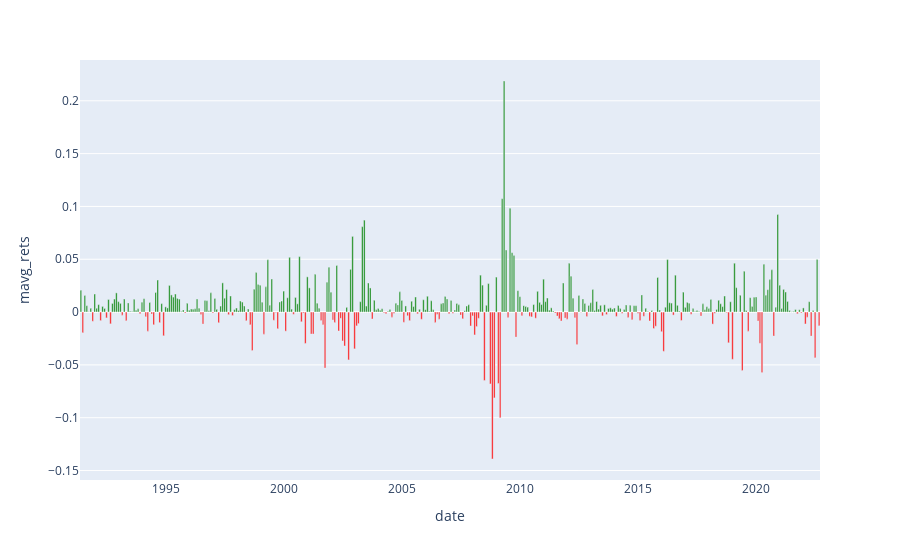

The cell this chart's notebook holds for it:
### Code cell
monthly_rets = strategy_returns[["date", "mavg_rets"]].resample('M', on='date').mean() # Calculate average daily return for each month
monthly_rets['Colour']='red' # Add column with 'red' value
monthly_rets.loc[monthly_rets['mavg_rets']>=0, 'Colour']='green' # Replace 'red' with 'green' where return is non-negative
px.bar(monthly_rets,x=monthly_rets.index,y="mavg_rets").update_traces(marker_color=monthly_rets["Colour"]).show()

### Figure 1 — Plotly figure (JSON) as saved in the notebook; plotly's stock layout.template omitted (floating-point values rounded to 4 significant figures; data arrays with more than 128 entries replaced by an {"elided": "..."} marker saying what was removed)
{"data": [{"alignmentgroup": "True", "hovertemplate": "date=%{x}<br>mavg_rets=%{y}<extra></extra>", "legendgroup": "", "marker": {"color": {"elided": "376 str values"}, "pattern": {"shape": ""}}, "name": "", "offsetgroup": "", "orientation": "v", "showlegend": false, "textposition": "auto", "type": "bar", "x": {"elided": "376 str values"}, "xaxis": "x", "y": {"elided": "376 float values"}, "yaxis": "y"}], "layout": {"barmode": "relative", "legend": {"tracegroupgap": 0}, "margin": {"t": 60}, "xaxis": {"anchor": "y", "domain": [0, 1], "title": {"text": "date"}}, "yaxis": {"anchor": "x", "domain": [0, 1], "title": {"text": "mavg_rets"}}}}
